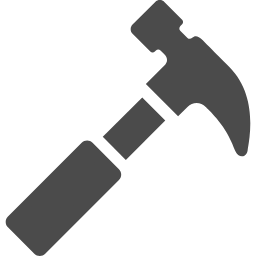
#> input picture hammer.png, 256 x 256 px
$ python ollama_test4.py ../../../hammer.png
#> lines starting #> are read from the running program, lines starting #| are printed output that depends on the picture
import os
import sys
from pathlib import Path

import ollama
from PIL import Image

model_name = "qwen2.5vl:7b"
IMAGE_EXTENSIONS = {".png", ".jpg", ".jpeg", ".bmp", ".webp", ".tif", ".tiff"}
DEFAULT_NUM_GPU = int(os.environ.get("OLLAMA_NUM_GPU", "999"))


def is_red_pixel(r, g, b, r_min=120, diff_min=40, factor=1.1):
    return (r >= r_min) and ((r - max(g, b)) >= diff_min) and (r > g * factor) and (r > b * factor)


def iter_image_paths(input_path: Path) -> list[Path]:
    if input_path.is_file():
        return [input_path]
    if input_path.is_dir():
        return sorted(
            path for path in input_path.iterdir() if path.is_file() and path.suffix.lower() in IMAGE_EXTENSIONS
        )
    raise FileNotFoundError(f"input path not found: {input_path}")


def process_image(img_path: Path, script_dir: Path) -> str:
    img = Image.open(img_path).convert("RGB")
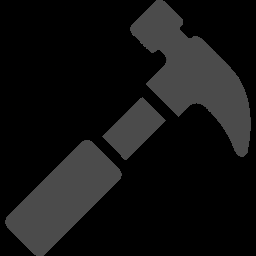
#> img: PIL image 256x256 RGB; mean R, G, B 18.8, 18.8, 18.8
    width, height = img.size
#> width = 256; height = 256

    # Create a single red-only mask for the whole image
    out = Image.new("L", (width, height), 255)
#> out: PIL image 256x256 L; every value is 255
    in_px = img.load()
    out_px = out.load()
    for y in range(height):
        for x in range(width):
            pr, pg, pb = in_px[x, y]
            out_px[x, y] = 0 if is_red_pixel(pr, pg, pb) else 255

    red_path = script_dir / "temp_red" / f"red_only_{img_path.name}.png"
    out.save(red_path)

    prompt = "全ての文字出力"

    response = ollama.chat(
        model=model_name,
        messages=[
            {
                "role": "user",
                "content": prompt,
                "images": [str(red_path)],
            }
        ],
        options={"num_gpu": DEFAULT_NUM_GPU},
    )

    try:
        text = response["message"]["content"]
    except Exception:
        try:
            text = response.message.content
        except Exception:
            text = str(response)

    return text + "\n"


def main():
    if len(sys.argv) < 2:
        print("Usage: python ollama_test4.py <image_path_or_dir>")
        sys.exit(1)

    input_path = Path(sys.argv[1])
    script_dir = Path(__file__).resolve().parent
    target_path = script_dir / "all.txt"

    os.makedirs(script_dir / "temp_red", exist_ok=True)

    image_paths = iter_image_paths(input_path)
    if not image_paths:
        print(f"No images found: {input_path}")
        target_path.write_text("", encoding="utf-8")
        return

    all_text = ""
    for image_path in image_paths:
        print(f"[INFO] processing {image_path.name}")
        all_text += process_image(image_path, script_dir)

    print(all_text, end="")
    target_path.write_text(all_text, encoding="utf-8")


if __name__ == "__main__":
    main()
#> (the call stopped at in process_image, `response = ollama.chat( model=model_name, messages=[ { "role": "user",..`: ollama is not available in this run)
